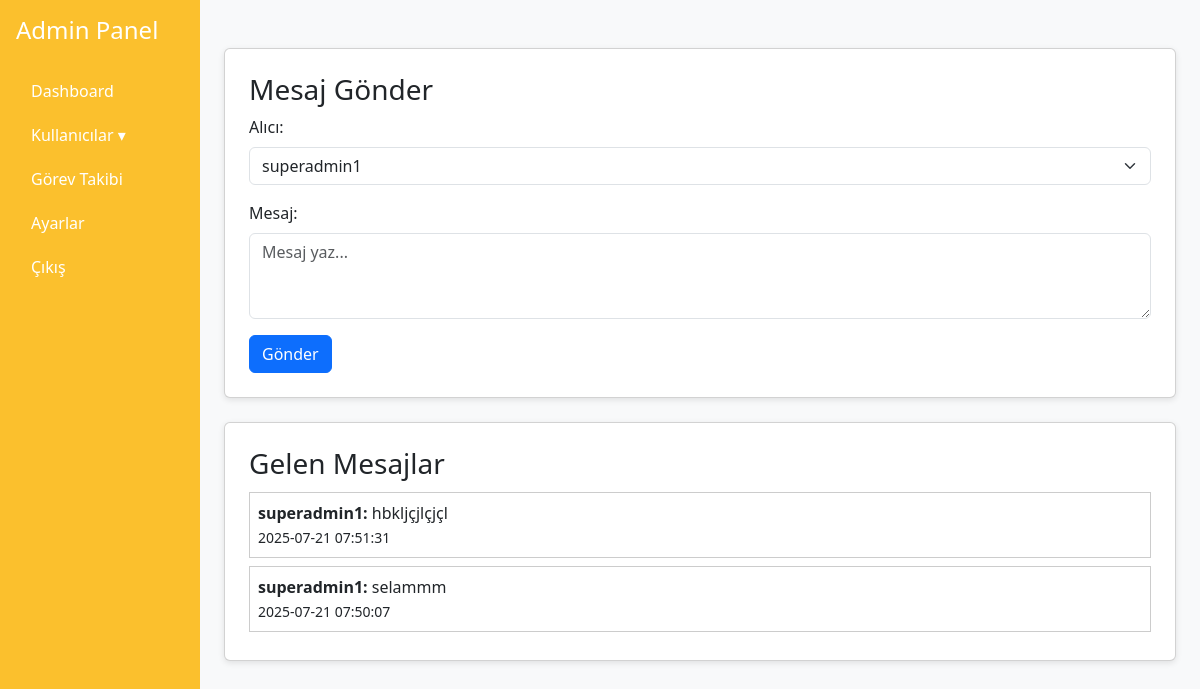
Page /superadminler.php on the committed database.
### tables this page shows
CREATE TABLE `messages` (
  `id` int(11) NOT NULL,
  `sender_id` int(11) NOT NULL,
  `receiver_id` int(11) NOT NULL,
  `message` text NOT NULL,
  `created_at` timestamp NOT NULL DEFAULT current_timestamp()
);

CREATE TABLE `users` (
  `id` int(11) NOT NULL,
  `username` varchar(50) NOT NULL,
  `password` varchar(255) NOT NULL,
  `role` enum('superadmin','admin','user') DEFAULT 'user',
  `profil_foto` varchar(255) DEFAULT NULL
);

### get_messages.php (the view)
<?php
include 'db.php';
$receiver_id = 1;
$sql = "SELECT m.*, u.username AS sender_name
        FROM messages m
        JOIN users u ON m.sender_id = u.id
        WHERE m.receiver_id = ?
        ORDER BY m.created_at DESC";
$stmt = $conn->prepare($sql);
$stmt->bind_param("i", $receiver_id);
$stmt->execute();
$result = $stmt->get_result();
while ($row = $result->fetch_assoc()) {
  echo "<div style='border:1px solid #ccc; padding:8px; margin:4px 0'>
    <strong>{$row['sender_name']}:</strong> {$row['message']}<br>
    <small>{$row['created_at']}</small>
  </div>";
}
?>

### superadminler.php (style rules this page uses)
body { font-family: 'Segoe UI', sans-serif; background-color: #f8f9fa; }

### rows in the picture
messages: sender.username "superadmin1", message "hbkljçjlçjçl", created_at "2025-07-21 07:51:31"
messages: sender.username "superadmin1", message "selammm", created_at "2025-07-21 07:50:07"
